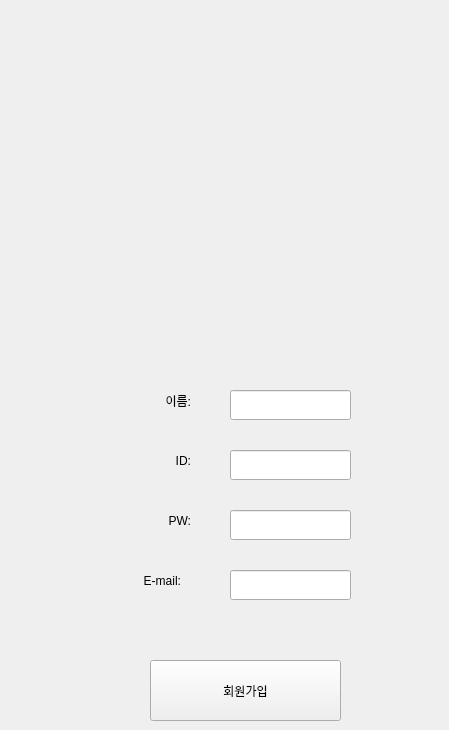
     <widget class="QWidget" name="joinPage">
      <widget class="QPushButton" name="join_logo">
       <property name="geometry">
        <rect>
         <x>60</x>
         <y>40</y>
         <width>380</width>
         <height>290</height>
        </rect>
       </property>
       <property name="text">
        <string/>
       </property>
       <property name="icon">
        <iconset>
         <normaloff>../../../../Downloads/2303220808170960-removebg-preview.png</normaloff>../../../../Downloads/2303220808170960-removebg-preview.png</iconset>
       </property>
       <property name="iconSize">
        <size>
         <width>500</width>
         <height>400</height>
        </size>
       </property>
       <property name="flat">
        <bool>true</bool>
       </property>
      </widget>
      <widget class="QLineEdit" name="input_Join_EMAIL">
       <property name="geometry">
        <rect>
         <x>230</x>
         <y>570</y>
         <width>121</width>
         <height>30</height>
        </rect>
       </property>
      </widget>
      <widget class="QLabel" name="label_Join_ID">
       <property name="geometry">
        <rect>
         <x>100</x>
         <y>440</y>
         <width>91</width>
         <height>41</height>
        </rect>
       </property>
       <property name="text">
        <string>ID:</string>
       </property>
       <property name="alignment">
        <set>Qt::AlignRight|Qt::AlignTrailing|Qt::AlignVCenter</set>
       </property>
      </widget>
      <widget class="QLineEdit" name="input_Join_ID">
       <property name="geometry">
        <rect>
         <x>230</x>
         <y>450</y>
         <width>121</width>
         <height>30</height>
        </rect>
       </property>
      </widget>
      <widget class="QLabel" name="label_Join_PW">
       <property name="geometry">
        <rect>
         <x>100</x>
         <y>500</y>
         <width>91</width>
         <height>41</height>
        </rect>
       </property>
       <property name="text">
        <string>PW:</string>
       </property>
       <property name="alignment">
        <set>Qt::AlignRight|Qt::AlignTrailing|Qt::AlignVCenter</set>
       </property>
      </widget>
      <widget class="QPushButton" name="btn_join">
       <property name="geometry">
        <rect>
         <x>150</x>
         <y>660</y>
         <width>191</width>
         <height>61</height>
        </rect>
       </property>
       <property name="focusPolicy">
        <enum>Qt::StrongFocus</enum>
       </property>
       <property name="text">
        <string>회원가입</string>
       </property>
      </widget>
      <widget class="QLabel" name="label_Join_Name">
       <property name="geometry">
        <rect>
         <x>100</x>
         <y>380</y>
         <width>91</width>
         <height>41</height>
        </rect>
       </property>
       <property name="text">
        <string>이름:</string>
       </property>
       <property name="alignment">
        <set>Qt::AlignRight|Qt::AlignTrailing|Qt::AlignVCenter</set>
       </property>
      </widget>
      <widget class="QLabel" name="label_Join_EMAIL">
       <property name="geometry">
        <rect>
         <x>90</x>
         <y>560</y>
         <width>91</width>
         <height>41</height>
        </rect>
       </property>
       <property name="text">
        <string>E-mail:</string>
       </property>
       <property name="alignment">
        <set>Qt::AlignRight|Qt::AlignTrailing|Qt::AlignVCenter</set>
       </property>
      </widget>
      <widget class="QLineEdit" name="input_Join_PW">
       <property name="geometry">
        <rect>
         <x>230</x>
         <y>510</y>
         <width>121</width>
         <height>30</height>
        </rect>
       </property>
      </widget>
      <widget class="QLineEdit" name="input_Join_NAME">
       <property name="geometry">
        <rect>
         <x>230</x>
         <y>390</y>
         <width>121</width>
         <height>30</height>
        </rect>
       </property>
      </widget>
     </widget>
